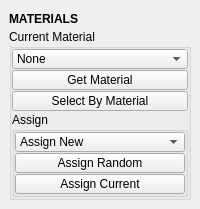
<?xml version="1.0" encoding="UTF-8"?>
<ui version="4.0">
 <class>QtUi</class>
 <widget class="QMainWindow" name="QtUi">
  <property name="enabled">
   <bool>true</bool>
  </property>
  <property name="geometry">
   <rect>
    <x>0</x>
    <y>0</y>
    <width>200</width>
    <height>200</height>
   </rect>
  </property>
  <property name="sizePolicy">
   <sizepolicy hsizetype="Preferred" vsizetype="Preferred">
    <horstretch>0</horstretch>
    <verstretch>0</verstretch>
   </sizepolicy>
  </property>
  <property name="tabShape">
   <enum>QTabWidget::Triangular</enum>
  </property>
  <property name="dockNestingEnabled">
   <bool>true</bool>
  </property>
  <property name="dockOptions">
   <set>QMainWindow::AllowNestedDocks|QMainWindow::AllowTabbedDocks|QMainWindow::AnimatedDocks|QMainWindow::ForceTabbedDocks</set>
  </property>
  <widget class="QWidget" name="central_widget">
   <property name="minimumSize">
    <size>
     <width>200</width>
     <height>0</height>
    </size>
   </property>
   <layout class="QVBoxLayout" name="verticalLayout_2">
    <item>
     <layout class="QVBoxLayout" name="verticalLayout">
      <property name="spacing">
       <number>0</number>
      </property>
      <item>
       <widget class="Header" name="header">
        <property name="minimumSize">
         <size>
          <width>0</width>
          <height>20</height>
         </size>
        </property>
        <property name="font">
         <font>
          <weight>75</weight>
          <bold>true</bold>
         </font>
        </property>
        <property name="text">
         <string>MATERIALS</string>
        </property>
       </widget>
      </item>
      <item>
       <widget class="QGroupBox" name="group000">
        <property name="title">
         <string>Current Material</string>
        </property>
        <layout class="QGridLayout" name="gridLayout">
         <property name="leftMargin">
          <number>0</number>
         </property>
         <property name="topMargin">
          <number>0</number>
         </property>
         <property name="rightMargin">
          <number>0</number>
         </property>
         <property name="bottomMargin">
          <number>0</number>
         </property>
         <property name="spacing">
          <number>1</number>
         </property>
         <item row="2" column="0" colspan="2">
          <widget class="ComboBox" name="cmb002">
           <property name="minimumSize">
            <size>
             <width>0</width>
             <height>20</height>
            </size>
           </property>
           <property name="maximumSize">
            <size>
             <width>16777215</width>
             <height>20</height>
            </size>
           </property>
           <property name="toolTip">
            <string>Current material.</string>
           </property>
           <property name="maxVisibleItems">
            <number>40</number>
           </property>
           <property name="maxCount">
            <number>500</number>
           </property>
           <property name="sizeAdjustPolicy">
            <enum>QComboBox::AdjustToContents</enum>
           </property>
           <property name="frame">
            <bool>true</bool>
           </property>
           <item>
            <property name="text">
             <string>None</string>
            </property>
           </item>
          </widget>
         </item>
         <item row="11" column="0" colspan="2">
          <widget class="PushButton" name="tb000">
           <property name="enabled">
            <bool>true</bool>
           </property>
           <property name="minimumSize">
            <size>
             <width>0</width>
             <height>20</height>
            </size>
           </property>
           <property name="maximumSize">
            <size>
             <width>16777215</width>
             <height>20</height>
            </size>
           </property>
           <property name="toolTip">
            <string>&lt;html&gt;&lt;head/&gt;&lt;body&gt;&lt;p&gt;Select all components with the same material. &lt;/p&gt;&lt;p&gt;If nothing is selected; search all geometry.&lt;/p&gt;&lt;/body&gt;&lt;/html&gt;</string>
           </property>
           <property name="text">
            <string>Select By Material</string>
           </property>
          </widget>
         </item>
         <item row="8" column="0" colspan="2">
          <widget class="QPushButton" name="b002">
           <property name="enabled">
            <bool>true</bool>
           </property>
           <property name="minimumSize">
            <size>
             <width>0</width>
             <height>20</height>
            </size>
           </property>
           <property name="maximumSize">
            <size>
             <width>16777215</width>
             <height>20</height>
            </size>
           </property>
           <property name="toolTip">
            <string>Set material shader ID from selection.</string>
           </property>
           <property name="text">
            <string>Get Material</string>
           </property>
          </widget>
         </item>
         <item row="13" column="0" colspan="2">
          <widget class="QGroupBox" name="groupBox">
           <property name="title">
            <string>Assign</string>
           </property>
           <layout class="QVBoxLayout" name="verticalLayout_3">
            <property name="spacing">
             <number>1</number>
            </property>
            <property name="leftMargin">
             <number>0</number>
            </property>
            <property name="topMargin">
             <number>0</number>
            </property>
            <property name="rightMargin">
             <number>0</number>
            </property>
            <property name="bottomMargin">
             <number>0</number>
            </property>
            <item>
             <widget class="ComboBox" name="cmb000">
              <property name="minimumSize">
               <size>
                <width>0</width>
                <height>20</height>
               </size>
              </property>
              <property name="maximumSize">
               <size>
                <width>16777215</width>
                <height>20</height>
               </size>
              </property>
              <property name="toolTip">
               <string>Assign a new material to the current selection.</string>
              </property>
              <property name="maxVisibleItems">
               <number>40</number>
              </property>
              <property name="maxCount">
               <number>500</number>
              </property>
              <property name="sizeAdjustPolicy">
               <enum>QComboBox::AdjustToContents</enum>
              </property>
              <property name="frame">
               <bool>true</bool>
              </property>
              <item>
               <property name="text">
                <string>Assign New</string>
               </property>
              </item>
             </widget>
            </item>
            <item>
             <widget class="PushButton" name="b004">
              <property name="enabled">
               <bool>true</bool>
              </property>
              <property name="minimumSize">
               <size>
                <width>0</width>
                <height>20</height>
               </size>
              </property>
              <property name="maximumSize">
               <size>
                <width>16777215</width>
                <height>20</height>
               </size>
              </property>
              <property name="toolTip">
               <string>&lt;html&gt;&lt;head/&gt;&lt;body&gt;&lt;p&gt;Assign a new random material to any selected object(s).&lt;/p&gt;&lt;p&gt;&lt;br/&gt;&lt;span style=&quot; font-style:italic;&quot;&gt;You can click repeatedly until a desired color is found.&lt;/span&gt;&lt;/p&gt;&lt;/body&gt;&lt;/html&gt;</string>
              </property>
              <property name="text">
               <string>Assign Random</string>
              </property>
             </widget>
            </item>
            <item>
             <spacer name="verticalSpacer">
              <property name="orientation">
               <enum>Qt::Vertical</enum>
              </property>
              <property name="sizeHint" stdset="0">
               <size>
                <width>0</width>
                <height>10</height>
               </size>
              </property>
             </spacer>
            </item>
            <item>
             <widget class="PushButton" name="b005">
              <property name="enabled">
               <bool>true</bool>
              </property>
              <property name="minimumSize">
               <size>
                <width>0</width>
                <height>20</height>
               </size>
              </property>
              <property name="maximumSize">
               <size>
                <width>16777215</width>
                <height>20</height>
               </size>
              </property>
              <property name="toolTip">
               <string>Assign the current material to any selected object(s).</string>
              </property>
              <property name="text">
               <string>Assign Current</string>
              </property>
             </widget>
            </item>
           </layout>
          </widget>
         </item>
        </layout>
       </widget>
      </item>
     </layout>
    </item>
   </layout>
  </widget>
 </widget>
 <customwidgets>
  <customwidget>
   <class>Header</class>
   <extends>QLabel</extends>
   <header>uitk.widgets.header.Header.h</header>
  </customwidget>
  <customwidget>
   <class>PushButton</class>
   <extends>QPushButton</extends>
   <header>widgets.pushbutton.h</header>
  </customwidget>
  <customwidget>
   <class>ComboBox</class>
   <extends>QComboBox</extends>
   <header>uitk.widgets.comboBox.ComboBox.h</header>
  </customwidget>
 </customwidgets>
 <resources/>
 <connections/>
 <designerdata>
  <property name="gridDeltaX">
   <number>5</number>
  </property>
  <property name="gridDeltaY">
   <number>5</number>
  </property>
  <property name="gridSnapX">
   <bool>true</bool>
  </property>
  <property name="gridSnapY">
   <bool>true</bool>
  </property>
  <property name="gridVisible">
   <bool>true</bool>
  </property>
 </designerdata>
</ui>
